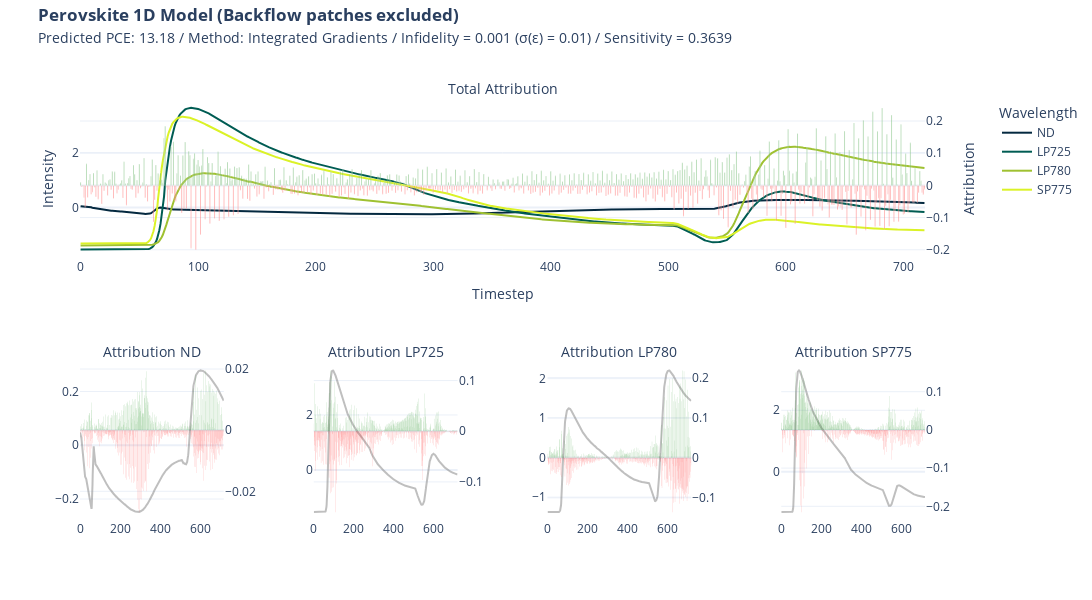

The notebook cell saved with this chart:
### Code cell
import plotly.graph_objects as go

def format_title(title, subtitle=None, subtitle_font_size=14):
    title = f'<b>{title}</b>'
    if not subtitle:
        return title
    subtitle = f'<span style="font-size: {subtitle_font_size}px;">{subtitle}</span>'
    return f'{title}<br>{subtitle}'

from plotly.subplots import make_subplots

fig = make_subplots(rows=2, 
                    cols=4, 
                    specs=[[{"secondary_y": True, "colspan": 4}, None,None,None],
                           [{"secondary_y": True},{"secondary_y": True},{"secondary_y": True},{"secondary_y": True}]],
                    subplot_titles=(format_title("", "Total Attribution"), format_title("", "Attribution ND"), format_title("", "Attribution LP725"), format_title("", "Attribution LP780"), format_title("", "Attribution SP775"))
                    )

fig.add_trace(go.Scatter(y=x[0], name = "ND", marker_color="#042940"))
fig.add_trace(go.Scatter(y=x[1], name = "LP725", marker_color="#005C53"))
fig.add_trace(go.Scatter(y=x[2], name = "LP780", marker_color="#9FC131"))
fig.add_trace(go.Scatter(y=x[3], name = "SP775", marker_color="#DBF227"))

fig.add_trace(go.Bar(y=attr_ig.squeeze().sum(axis=0), name = "Attribution",marker_color=np.where(attr_ig.squeeze().sum(axis=0)<0, 'red', 'green'), opacity = 0.5,showlegend=False),secondary_y=True)

fig.update_yaxes(title= "Intensity")
fig.update_yaxes(title_text="Attribution", secondary_y=True)
fig.update_xaxes(title= "Timestep")

fig.add_trace(go.Scatter(y=x[0], name = "ND",marker_color="grey", opacity = 0.5,showlegend=False), row=2, col=1)
fig.add_trace(go.Bar(y=attr_ig.squeeze()[0],marker_color=np.where(attr_ig.squeeze()[0]<0, 'red', 'green'), opacity = 0.5,showlegend=False,marker_line_width=0),secondary_y=True, row=2, col=1)

fig.update_yaxes(title= None, row=2, col=1)
fig.update_yaxes(title_text=None, secondary_y=True, row=2, col=1)
fig.update_xaxes(title= None, row=2, col=1)

fig.add_trace(go.Scatter(y=x[1], name = "LP725",marker_color="grey", opacity = 0.5,showlegend=False), row=2, col=2)
fig.add_trace(go.Bar(y=attr_ig.squeeze()[1],marker_color=np.where(attr_ig.squeeze()[1]<0, 'red', 'green'), opacity = 0.5,showlegend=False,marker_line_width=0),secondary_y=True, row=2, col=2)

fig.update_yaxes(title= None, row=2, col=2)
fig.update_yaxes(title_text=None, secondary_y=True, row=2, col=2)
fig.update_xaxes(title= None, row=2, col=2)

fig.add_trace(go.Scatter(y=x[2], name = "LP780",marker_color="grey", opacity = 0.5,showlegend=False), row=2, col=3)
fig.add_trace(go.Bar(y=attr_ig.squeeze()[2],marker_color=np.where(attr_ig.squeeze()[2]<0, 'red', 'green'), opacity = 0.5,showlegend=False,marker_line_width=0),secondary_y=True, row=2, col=3)

fig.update_yaxes(title= None, row=2, col=3)
fig.update_yaxes(title_text=None, secondary_y=True, row=2, col=3)
fig.update_xaxes(title= None, row=2, col=3)

fig.add_trace(go.Scatter(y=x[3], name = "SP775",marker_color="grey", opacity = 0.5,showlegend=False), row=2, col=4)
fig.add_trace(go.Bar(y=attr_ig.squeeze()[3],marker_color=np.where(attr_ig.squeeze()[3]<0, 'red', 'green'), opacity = 0.5,showlegend=False,marker_line_width=0),secondary_y=True, row=2, col=4)

fig.update_yaxes(title= None, row=2, col=4)
fig.update_yaxes(title_text=None, secondary_y=True, row=2, col=4)
fig.update_xaxes(title= None, row=2, col=4)

fig.update_layout(
    title= format_title("Perovskite 1D Model (Backflow patches excluded)", 
    "Predicted PCE: " + str(y) + " / Method: Integrated Gradients / Infidelity = " 
    + str(*np.round(infid_ig.numpy(),4)) + " ("+ u"\u03C3" + "(" + u"\u03B5" + ") = " + str(std_noise) + ")" + " / Sensitivity = " + str(*np.round(sens_ig.numpy(),4))),
    legend_title = "Wavelength",
    title_y = 0.965,
    title_x = 0.035,
    template = "plotly_white",
    height=600, width=2200
)

fig.write_image("xai/images/1D/1D_nb_ig.png", scale=2)

fig.show()

### Figure 1 — Plotly figure (JSON) as saved in the notebook; plotly's stock layout.template omitted (floating-point values rounded to 4 significant figures; data arrays with more than 128 entries replaced by an {"elided": "..."} marker saying what was removed)
{"data": [{"marker": {"color": "#042940"}, "name": "ND", "type": "scatter", "y": {"elided": "719 float values"}}, {"marker": {"color": "#005C53"}, "name": "LP725", "type": "scatter", "y": {"elided": "719 float values"}}, {"marker": {"color": "#9FC131"}, "name": "LP780", "type": "scatter", "y": {"elided": "719 float values"}}, {"marker": {"color": "#DBF227"}, "name": "SP775", "type": "scatter", "y": {"elided": "719 float values"}}, {"marker": {"color": {"elided": "719 str values"}}, "name": "Attribution", "opacity": 0.5, "showlegend": false, "type": "bar", "xaxis": "x", "y": {"elided": "719 float values"}, "yaxis": "y2"}, {"marker": {"color": "grey"}, "name": "ND", "opacity": 0.5, "showlegend": false, "type": "scatter", "xaxis": "x2", "y": {"elided": "719 float values"}, "yaxis": "y3"}, {"marker": {"color": {"elided": "719 str values"}, "line": {"width": 0}}, "opacity": 0.5, "showlegend": false, "type": "bar", "xaxis": "x2", "y": {"elided": "719 float values"}, "yaxis": "y4"}, {"marker": {"color": "grey"}, "name": "LP725", "opacity": 0.5, "showlegend": false, "type": "scatter", "xaxis": "x3", "y": {"elided": "719 float values"}, "yaxis": "y5"}, {"marker": {"color": {"elided": "719 str values"}, "line": {"width": 0}}, "opacity": 0.5, "showlegend": false, "type": "bar", "xaxis": "x3", "y": {"elided": "719 float values"}, "yaxis": "y6"}, {"marker": {"color": "grey"}, "name": "LP780", "opacity": 0.5, "showlegend": false, "type": "scatter", "xaxis": "x4", "y": {"elided": "719 float values"}, "yaxis": "y7"}, {"marker": {"color": {"elided": "719 str values"}, "line": {"width": 0}}, "opacity": 0.5, "showlegend": false, "type": "bar", "xaxis": "x4", "y": {"elided": "719 float values"}, "yaxis": "y8"}, {"marker": {"color": "grey"}, "name": "SP775", "opacity": 0.5, "showlegend": false, "type": "scatter", "xaxis": "x5", "y": {"elided": "719 float values"}, "yaxis": "y9"}, {"marker": {"color": {"elided": "719 str values"}, "line": {"width": 0}}, "opacity": 0.5, "showlegend": false, "type": "bar", "xaxis": "x5", "y": {"elided": "719 float values"}, "yaxis": "y10"}], "layout": {"annotations": [{"font": {"size": 16}, "showarrow": false, "text": "<b></b><br><span style=\"font-size: 14px;\">Total Attribution</span>", "x": 0.47, "xanchor": "center", "xref": "paper", "y": 1, "yanchor": "bottom", "yref": "paper"}, {"font": {"size": 16}, "showarrow": false, "text": "<b></b><br><span style=\"font-size: 14px;\">Attribution ND</span>", "x": 0.08, "xanchor": "center", "xref": "paper", "y": 0.375, "yanchor": "bottom", "yref": "paper"}, {"font": {"size": 16}, "showarrow": false, "text": "<b></b><br><span style=\"font-size: 14px;\">Attribution LP725</span>", "x": 0.34, "xanchor": "center", "xref": "paper", "y": 0.375, "yanchor": "bottom", "yref": "paper"}, {"font": {"size": 16}, "showarrow": false, "text": "<b></b><br><span style=\"font-size: 14px;\">Attribution LP780</span>", "x": 0.6, "xanchor": "center", "xref": "paper", "y": 0.375, "yanchor": "bottom", "yref": "paper"}, {"font": {"size": 16}, "showarrow": false, "text": "<b></b><br><span style=\"font-size: 14px;\">Attribution SP775</span>", "x": 0.86, "xanchor": "center", "xref": "paper", "y": 0.375, "yanchor": "bottom", "yref": "paper"}], "height": 600, "legend": {"title": {"text": "Wavelength"}}, "title": {"text": "<b>Perovskite 1D Model (Backflow patches excluded)</b><br><span style=\"font-size: 14px;\">Predicted PCE: 13.18 / Method: Integrated Gradients / Infidelity = 0.001 (σ(ε) = 0.01) / Sensitivity = 0.3639</span>", "x": 0.035, "y": 0.965}, "width": 2200, "xaxis": {"anchor": "y", "domain": [0, 0.94], "title": {"text": "Timestep"}}, "xaxis2": {"anchor": "y3", "domain": [0, 0.16], "title": {}}, "xaxis3": {"anchor": "y5", "domain": [0.26, 0.42], "title": {}}, "xaxis4": {"anchor": "y7", "domain": [0.52, 0.68], "title": {}}, "xaxis5": {"anchor": "y9", "domain": [0.78, 0.94], "title": {}}, "yaxis": {"anchor": "x", "domain": [0.625, 1], "title": {"text": "Intensity"}}, "yaxis10": {"anchor": "x5", "overlaying": "y9", "side": "right", "title": {}}, "yaxis2": {"anchor": "x", "overlaying": "y", "side": "right", "title": {"text": "Attribution"}}, "yaxis3": {"anchor": "x2", "domain": [0, 0.375], "title": {}}, "yaxis4": {"anchor": "x2", "overlaying": "y3", "side": "right", "title": {}}, "yaxis5": {"anchor": "x3", "domain": [0, 0.375], "title": {}}, "yaxis6": {"anchor": "x3", "overlaying": "y5", "side": "right", "title": {}}, "yaxis7": {"anchor": "x4", "domain": [0, 0.375], "title": {}}, "yaxis8": {"anchor": "x4", "overlaying": "y7", "side": "right", "title": {}}, "yaxis9": {"anchor": "x5", "domain": [0, 0.375], "title": {}}}}
